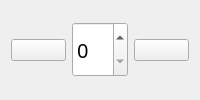
                <widget class="QWidget" name="itemLibraryModifiedButtons" native="true">
                 <property name="styleSheet">
                  <string notr="true">#itemLibraryModifiedButtons{
	background-color: rgb(0, 0, 0);
	border: 1px solid white;
	border-radius: 10px
}
</string>
                 </property>
                 <layout class="QHBoxLayout" name="horizontalLayout_24">
                  <item>
                   <widget class="QPushButton" name="itemLibraryModifiedPrev">
                    <property name="text">
                     <string/>
                    </property>
                    <property name="icon">
                     <iconset>
                      <normaloff>:/icons/left.png</normaloff>:/icons/left.png</iconset>
                    </property>
                    <property name="iconSize">
                     <size>
                      <width>32</width>
                      <height>32</height>
                     </size>
                    </property>
                   </widget>
                  </item>
                  <item>
                   <widget class="QSpinBox" name="itemLibraryModifiedPage">
                    <property name="minimumSize">
                     <size>
                      <width>0</width>
                      <height>55</height>
                     </size>
                    </property>
                    <property name="font">
                     <font>
                      <family>SystemHud</family>
                      <pointsize>15</pointsize>
                      <weight>50</weight>
                      <bold>false</bold>
                     </font>
                    </property>
                   </widget>
                  </item>
                  <item>
                   <widget class="QPushButton" name="itemLibraryModifiedNext">
                    <property name="text">
                     <string/>
                    </property>
                    <property name="icon">
                     <iconset>
                      <normaloff>:/icons/right.png</normaloff>:/icons/right.png</iconset>
                    </property>
                    <property name="iconSize">
                     <size>
                      <width>32</width>
                      <height>32</height>
                     </size>
                    </property>
                   </widget>
                  </item>
                 </layout>
                </widget>
